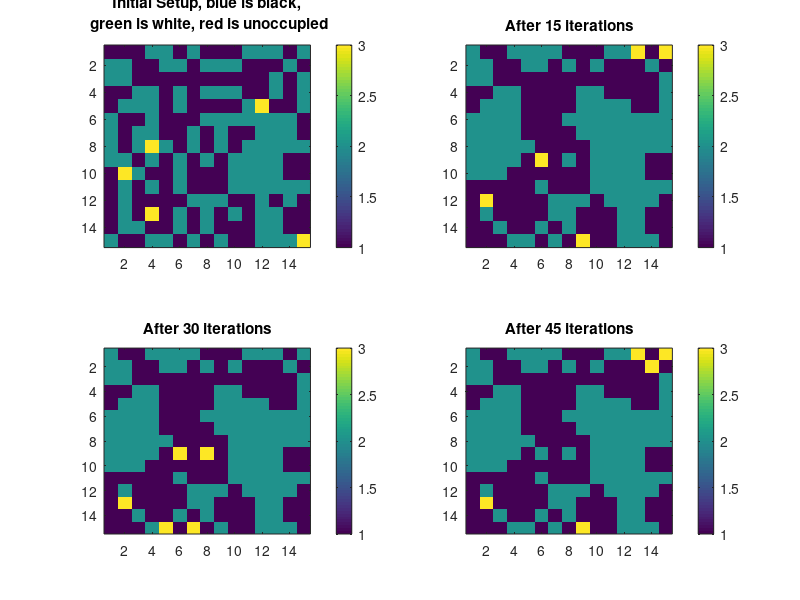

MATLAB code for this plot:
clear;
%create the hood
Hood=zeros(15,15);
%now generate your people
n=110; %Blacks
m=110; %whites
p=5;   %unoccupied
%move your people into the hood
%1: Black
%2: White
%3: unoccupied
plots=0;
for i=1:15
  for j=1:15
     sum=n+m+p;
      x=rand;
     if x<n/sum
         Hood(i,j)=1;
         n=n-1;
     else
       if x<(n+m)/sum
           Hood(i,j)=2;
           m=m-1;
       else
           Hood(i,j)=3;
           p=p-1;
       end
     end
  end    
end
%now this is the hood (black is blue, white is green, unoccupied is red
plots=plots+1;
figure
subplot(2,2,plots)
imagesc(Hood)
title({'Initial Setup, blue is black,';' green is white, red is unoccupied'})
colorbar
iterations=0;
%start iteration
for iterations=1:45
%detect mover
Neighbors=zeros(15,15);
Same=zeros(15,15);
movers=0;
Mover=[0 0 0];
Free=[0 0];
%check same skin middle
for i=1:15
   for j=1:15 
       Skin=Hood(i,j);
       if Skin==3
           Free=[Free;i j];
       else    
      for z=1:3 
      for w=1:3
          if (i+z-2>=1) && (i+z-2<=15) 
           if (j+w-2>=1) && (j+w-2<=15)
             if Hood(i+z-2,j+w-2)~=3
                 Neighbors(i,j)=Neighbors(i,j)+1; %number neighbors (including oneself)
             end    
           if isequal(Hood(i+z-2,j+w-2),Skin) 
            if (z~=2) || (w~=2) %dont count yourself
              Same(i,j)=Same(i,j)+1; %number same skin
            end
           end
           end
          end
      end
      end
      Neighbors(i,j)=Neighbors(i,j)-1; %deduct oneself
      if Same(i,j)/Neighbors(i,j)<=0.35
          movers=movers+1;
          Mover=[Mover;i j Skin];
          Free=[Free;i j];
      end
      end
   end    
end
Mover=Mover(2:end,:);
Free=Free(2:end,:);
%move into new house
sz = size(Mover);
for k=1:sz(1,1) %in this loop there is an error if movers<3
    newpos=unidrnd(length(Free),1,1);
    Hood(Free(newpos,1),Free(newpos,2))=Mover(k,3);
    Free(newpos,:)=[];
end
Mover=[0 0 0];
%make free houses unoccupied
for l=1:length(Free)
    Hood(Free(l,1),Free(l,2))=3;
end
if (iterations==30) || (iterations==15)
plots=plots+1;
subplot(2,2,plots)
imagesc(Hood)
title(['After ' num2str(iterations) ' iterations'])
colorbar
end
end
%end of iteration
plots=plots+1;
subplot(2,2,plots)
imagesc(Hood)
title('After 45 iterations')
colorbar
